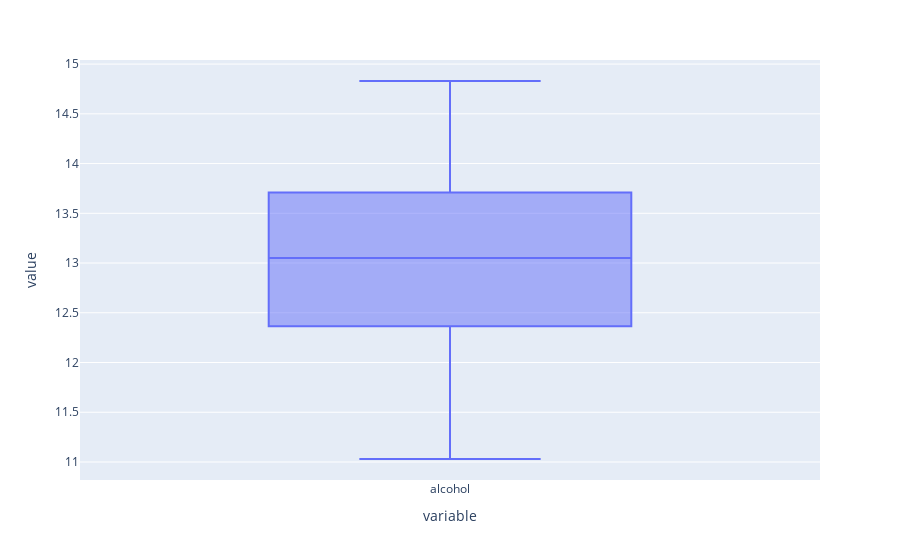

The code cell stored with this chart in its notebook:
### Code cell
px.box(p_data.alcohol)

### Figure 1 — Plotly figure (JSON) as saved in the notebook; plotly's stock layout.template omitted (floating-point values rounded to 4 significant figures; data arrays with more than 128 entries replaced by an {"elided": "..."} marker saying what was removed)
{"data": [{"alignmentgroup": "True", "hovertemplate": "variable=%{x}<br>value=%{y}<extra></extra>", "legendgroup": "", "marker": {"color": "#636efa"}, "name": "", "notched": false, "offsetgroup": "", "orientation": "v", "showlegend": false, "type": "box", "x": {"elided": "168 str values"}, "x0": " ", "xaxis": "x", "y": {"elided": "168 float values"}, "y0": " ", "yaxis": "y"}], "layout": {"boxmode": "group", "legend": {"tracegroupgap": 0}, "margin": {"t": 60}, "xaxis": {"anchor": "y", "domain": [0, 1], "title": {"text": "variable"}}, "yaxis": {"anchor": "x", "domain": [0, 1], "title": {"text": "value"}}}}
